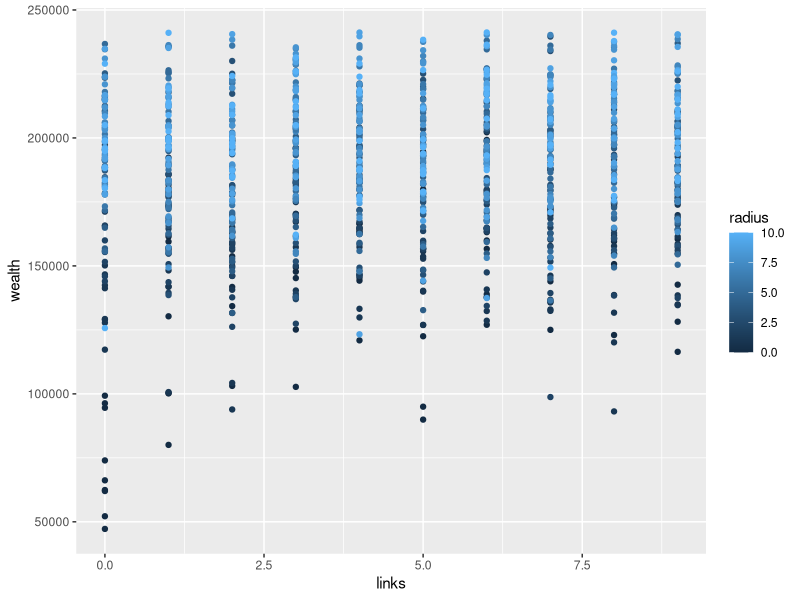
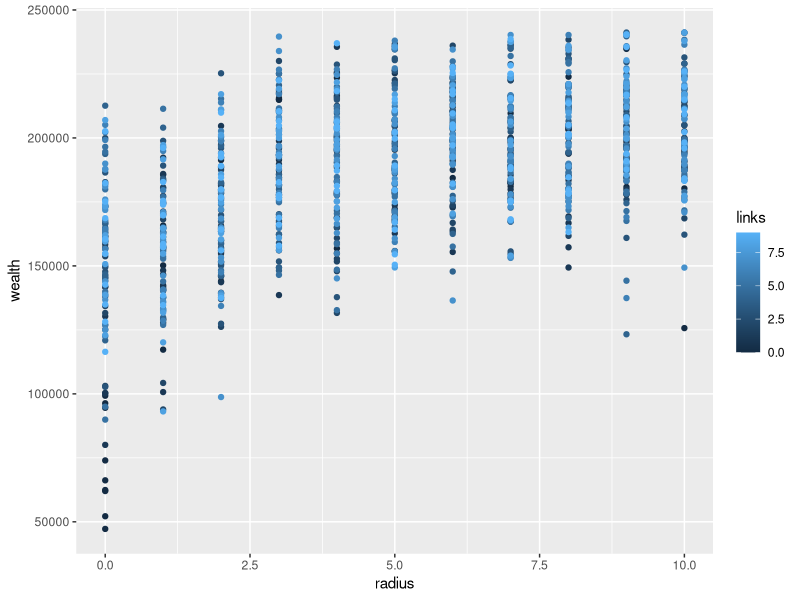

Source code (R) for these figures, in order:
# Looking at investor model results
# Jeffrey C. Oliver
# jcoliver@email.arizona.edu
# 2019-03-25

rm(list = ls())

################################################################################
network.data <- read.csv(file = "Jeff/Business-investor network-size-effect-table.csv",
                         skip = 7)
colnames(network.data) <- c("run", "links", "turtles",
                            "radius", "step", "wealth")
library(ggplot2)
network.plot <- ggplot(data = network.data, 
                       mapping = aes(x = links, y = wealth, color = radius)) +
  geom_point()
print(network.plot)

network.plot <- ggplot(data = network.data, 
                       mapping = aes(x = radius, y = wealth, color = links)) +
  geom_point()
print(network.plot)
